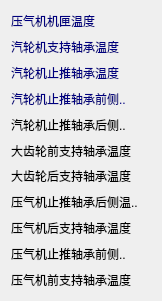
   <widget class="QWidget" name="verticalLayoutWidget_3">
    <property name="geometry">
     <rect>
      <x>10</x>
      <y>40</y>
      <width>162</width>
      <height>301</height>
     </rect>
    </property>
    <property name="sizePolicy">
     <sizepolicy hsizetype="Expanding" vsizetype="Expanding">
      <horstretch>0</horstretch>
      <verstretch>0</verstretch>
     </sizepolicy>
    </property>
    <layout class="QVBoxLayout" name="Wendu_Vlyt">
     <item>
      <widget class="QLabel" name="label_6">
       <property name="sizePolicy">
        <sizepolicy hsizetype="Expanding" vsizetype="Expanding">
         <horstretch>0</horstretch>
         <verstretch>0</verstretch>
        </sizepolicy>
       </property>
       <property name="palette">
        <palette>
         <active>
          <colorrole role="WindowText">
           <brush brushstyle="SolidPattern">
            <color alpha="255">
             <red>0</red>
             <green>0</green>
             <blue>127</blue>
            </color>
           </brush>
          </colorrole>
         </active>
         <inactive>
          <colorrole role="WindowText">
           <brush brushstyle="SolidPattern">
            <color alpha="255">
             <red>0</red>
             <green>0</green>
             <blue>127</blue>
            </color>
           </brush>
          </colorrole>
         </inactive>
         <disabled>
          <colorrole role="WindowText">
           <brush brushstyle="SolidPattern">
            <color alpha="255">
             <red>85</red>
             <green>85</green>
             <blue>63</blue>
            </color>
           </brush>
          </colorrole>
         </disabled>
        </palette>
       </property>
       <property name="text">
        <string>压气机机匣温度</string>
       </property>
      </widget>
     </item>
     <item>
      <widget class="QLabel" name="label_17">
       <property name="sizePolicy">
        <sizepolicy hsizetype="Expanding" vsizetype="Expanding">
         <horstretch>0</horstretch>
         <verstretch>0</verstretch>
        </sizepolicy>
       </property>
       <property name="palette">
        <palette>
         <active>
          <colorrole role="WindowText">
           <brush brushstyle="SolidPattern">
            <color alpha="255">
             <red>0</red>
             <green>0</green>
             <blue>127</blue>
            </color>
           </brush>
          </colorrole>
         </active>
         <inactive>
          <colorrole role="WindowText">
           <brush brushstyle="SolidPattern">
            <color alpha="255">
             <red>0</red>
             <green>0</green>
             <blue>127</blue>
            </color>
           </brush>
          </colorrole>
         </inactive>
         <disabled>
          <colorrole role="WindowText">
           <brush brushstyle="SolidPattern">
            <color alpha="255">
             <red>85</red>
             <green>85</green>
             <blue>63</blue>
            </color>
           </brush>
          </colorrole>
         </disabled>
        </palette>
       </property>
       <property name="text">
        <string>汽轮机支持轴承温度</string>
       </property>
      </widget>
     </item>
     <item>
      <widget class="QLabel" name="label_16">
       <property name="sizePolicy">
        <sizepolicy hsizetype="Expanding" vsizetype="Expanding">
         <horstretch>0</horstretch>
         <verstretch>0</verstretch>
        </sizepolicy>
       </property>
       <property name="palette">
        <palette>
         <active>
          <colorrole role="WindowText">
           <brush brushstyle="SolidPattern">
            <color alpha="255">
             <red>0</red>
             <green>0</green>
             <blue>127</blue>
            </color>
           </brush>
          </colorrole>
         </active>
         <inactive>
          <colorrole role="WindowText">
           <brush brushstyle="SolidPattern">
            <color alpha="255">
             <red>0</red>
             <green>0</green>
             <blue>127</blue>
            </color>
           </brush>
          </colorrole>
         </inactive>
         <disabled>
          <colorrole role="WindowText">
           <brush brushstyle="SolidPattern">
            <color alpha="255">
             <red>85</red>
             <green>85</green>
             <blue>63</blue>
            </color>
           </brush>
          </colorrole>
         </disabled>
        </palette>
       </property>
       <property name="text">
        <string>汽轮机止推轴承温度</string>
       </property>
      </widget>
     </item>
     <item>
      <widget class="QLabel" name="label_8">
       <property name="sizePolicy">
        <sizepolicy hsizetype="Expanding" vsizetype="Expanding">
         <horstretch>0</horstretch>
         <verstretch>0</verstretch>
        </sizepolicy>
       </property>
       <property name="palette">
        <palette>
         <active>
          <colorrole role="WindowText">
           <brush brushstyle="SolidPattern">
            <color alpha="255">
             <red>0</red>
             <green>0</green>
             <blue>127</blue>
            </color>
           </brush>
          </colorrole>
         </active>
         <inactive>
          <colorrole role="WindowText">
           <brush brushstyle="SolidPattern">
            <color alpha="255">
             <red>0</red>
             <green>0</green>
             <blue>127</blue>
            </color>
           </brush>
          </colorrole>
         </inactive>
         <disabled>
          <colorrole role="WindowText">
           <brush brushstyle="SolidPattern">
            <color alpha="255">
             <red>85</red>
             <green>85</green>
             <blue>63</blue>
            </color>
           </brush>
          </colorrole>
         </disabled>
        </palette>
       </property>
       <property name="text">
        <string>汽轮机止推轴承前侧..</string>
       </property>
      </widget>
     </item>
     <item>
      <widget class="QLabel" name="label_18">
       <property name="sizePolicy">
        <sizepolicy hsizetype="Expanding" vsizetype="Expanding">
         <horstretch>0</horstretch>
         <verstretch>0</verstretch>
        </sizepolicy>
       </property>
       <property name="text">
        <string>汽轮机止推轴承后侧..</string>
       </property>
      </widget>
     </item>
     <item>
      <widget class="QLabel" name="label_19">
       <property name="sizePolicy">
        <sizepolicy hsizetype="Expanding" vsizetype="Expanding">
         <horstretch>0</horstretch>
         <verstretch>0</verstretch>
        </sizepolicy>
       </property>
       <property name="text">
        <string>大齿轮前支持轴承温度</string>
       </property>
      </widget>
     </item>
     <item>
      <widget class="QLabel" name="label_20">
       <property name="sizePolicy">
        <sizepolicy hsizetype="Expanding" vsizetype="Expanding">
         <horstretch>0</horstretch>
         <verstretch>0</verstretch>
        </sizepolicy>
       </property>
       <property name="text">
        <string>大齿轮后支持轴承温度</string>
       </property>
      </widget>
     </item>
     <item>
      <widget class="QLabel" name="label_21">
       <property name="sizePolicy">
        <sizepolicy hsizetype="Expanding" vsizetype="Expanding">
         <horstretch>0</horstretch>
         <verstretch>0</verstretch>
        </sizepolicy>
       </property>
       <property name="text">
        <string>压气机止推轴承后侧温..</string>
       </property>
      </widget>
     </item>
     <item>
      <widget class="QLabel" name="label_22">
       <property name="sizePolicy">
        <sizepolicy hsizetype="Expanding" vsizetype="Expanding">
         <horstretch>0</horstretch>
         <verstretch>0</verstretch>
        </sizepolicy>
       </property>
       <property name="text">
        <string>压气机后支持轴承温度</string>
       </property>
      </widget>
     </item>
     <item>
      <widget class="QLabel" name="label_23">
       <property name="sizePolicy">
        <sizepolicy hsizetype="Expanding" vsizetype="Expanding">
         <horstretch>0</horstretch>
         <verstretch>0</verstretch>
        </sizepolicy>
       </property>
       <property name="text">
        <string>压气机止推轴承前侧..</string>
       </property>
      </widget>
     </item>
     <item>
      <widget class="QLabel" name="label_24">
       <property name="sizePolicy">
        <sizepolicy hsizetype="Expanding" vsizetype="Expanding">
         <horstretch>0</horstretch>
         <verstretch>0</verstretch>
        </sizepolicy>
       </property>
       <property name="text">
        <string>压气机前支持轴承温度</string>
       </property>
      </widget>
     </item>
    </layout>
   </widget>
